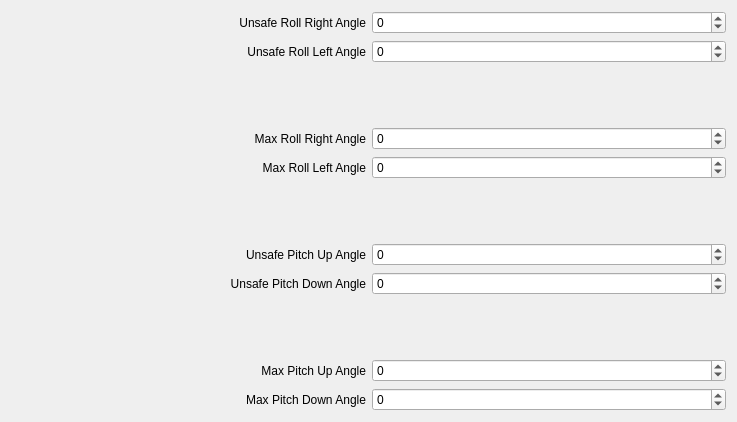
             <widget class="QWidget" name="scrollAreaWidgetContents_15">
              <property name="geometry">
               <rect>
                <x>0</x>
                <y>0</y>
                <width>737</width>
                <height>422</height>
               </rect>
              </property>
              <layout class="QGridLayout" name="gridLayout_30">
               <item row="10" column="0" colspan="2">
                <layout class="QHBoxLayout" name="horizontalLayout_84">
                 <item>
                  <widget class="QLabel" name="label_84">
                   <property name="text">
                    <string>Max Pitch Up Angle</string>
                   </property>
                   <property name="alignment">
                    <set>Qt::AlignRight|Qt::AlignTrailing|Qt::AlignVCenter</set>
                   </property>
                  </widget>
                 </item>
                 <item>
                  <widget class="QSpinBox" name="max_pitch_up">
                   <property name="minimum">
                    <number>-90</number>
                   </property>
                   <property name="maximum">
                    <number>90</number>
                   </property>
                  </widget>
                 </item>
                </layout>
               </item>
               <item row="11" column="0" colspan="2">
                <layout class="QHBoxLayout" name="horizontalLayout_85">
                 <item>
                  <widget class="QLabel" name="label_85">
                   <property name="text">
                    <string>Max Pitch Down Angle</string>
                   </property>
                   <property name="alignment">
                    <set>Qt::AlignRight|Qt::AlignTrailing|Qt::AlignVCenter</set>
                   </property>
                  </widget>
                 </item>
                 <item>
                  <widget class="QSpinBox" name="max_pitch_down">
                   <property name="minimum">
                    <number>-90</number>
                   </property>
                   <property name="maximum">
                    <number>90</number>
                   </property>
                  </widget>
                 </item>
                </layout>
               </item>
               <item row="1" column="0" colspan="2">
                <layout class="QHBoxLayout" name="horizontalLayout_77">
                 <item>
                  <widget class="QLabel" name="label_77">
                   <property name="text">
                    <string>Unsafe Roll Left Angle</string>
                   </property>
                   <property name="alignment">
                    <set>Qt::AlignRight|Qt::AlignTrailing|Qt::AlignVCenter</set>
                   </property>
                  </widget>
                 </item>
                 <item>
                  <widget class="QSpinBox" name="unsafe_roll_left">
                   <property name="minimum">
                    <number>-90</number>
                   </property>
                   <property name="maximum">
                    <number>90</number>
                   </property>
                  </widget>
                 </item>
                </layout>
               </item>
               <item row="7" column="0" colspan="2">
                <layout class="QHBoxLayout" name="horizontalLayout_80">
                 <item>
                  <widget class="QLabel" name="label_80">
                   <property name="text">
                    <string>Unsafe Pitch Up Angle</string>
                   </property>
                   <property name="alignment">
                    <set>Qt::AlignRight|Qt::AlignTrailing|Qt::AlignVCenter</set>
                   </property>
                  </widget>
                 </item>
                 <item>
                  <widget class="QSpinBox" name="unsafe_pitch_up">
                   <property name="minimum">
                    <number>-90</number>
                   </property>
                   <property name="maximum">
                    <number>90</number>
                   </property>
                  </widget>
                 </item>
                </layout>
               </item>
               <item row="5" column="0" colspan="2">
                <layout class="QHBoxLayout" name="horizontalLayout_79">
                 <item>
                  <widget class="QLabel" name="label_79">
                   <property name="text">
                    <string>Max Roll Left Angle</string>
                   </property>
                   <property name="alignment">
                    <set>Qt::AlignRight|Qt::AlignTrailing|Qt::AlignVCenter</set>
                   </property>
                  </widget>
                 </item>
                 <item>
                  <widget class="QSpinBox" name="max_roll_left">
                   <property name="minimum">
                    <number>-90</number>
                   </property>
                   <property name="maximum">
                    <number>90</number>
                   </property>
                  </widget>
                 </item>
                </layout>
               </item>
               <item row="6" column="0">
                <spacer name="verticalSpacer_2">
                 <property name="orientation">
                  <enum>Qt::Vertical</enum>
                 </property>
                 <property name="sizeHint" stdset="0">
                  <size>
                   <width>20</width>
                   <height>40</height>
                  </size>
                 </property>
                </spacer>
               </item>
               <item row="0" column="0" colspan="2">
                <layout class="QHBoxLayout" name="horizontalLayout_76">
                 <item>
                  <widget class="QLabel" name="label_76">
                   <property name="text">
                    <string>Unsafe Roll Right Angle</string>
                   </property>
                   <property name="alignment">
                    <set>Qt::AlignRight|Qt::AlignTrailing|Qt::AlignVCenter</set>
                   </property>
                  </widget>
                 </item>
                 <item>
                  <widget class="QSpinBox" name="unsafe_roll_right">
                   <property name="minimum">
                    <number>-90</number>
                   </property>
                   <property name="maximum">
                    <number>90</number>
                   </property>
                  </widget>
                 </item>
                </layout>
               </item>
               <item row="4" column="0" colspan="2">
                <layout class="QHBoxLayout" name="horizontalLayout_78">
                 <item>
                  <widget class="QLabel" name="label_78">
                   <property name="text">
                    <string>Max Roll Right Angle</string>
                   </property>
                   <property name="alignment">
                    <set>Qt::AlignRight|Qt::AlignTrailing|Qt::AlignVCenter</set>
                   </property>
                  </widget>
                 </item>
                 <item>
                  <widget class="QSpinBox" name="max_roll_right">
                   <property name="minimum">
                    <number>-90</number>
                   </property>
                   <property name="maximum">
                    <number>90</number>
                   </property>
                  </widget>
                 </item>
                </layout>
               </item>
               <item row="8" column="0" colspan="2">
                <layout class="QHBoxLayout" name="horizontalLayout_81">
                 <item>
                  <widget class="QLabel" name="label_81">
                   <property name="text">
                    <string>Unsafe Pitch Down Angle</string>
                   </property>
                   <property name="alignment">
                    <set>Qt::AlignRight|Qt::AlignTrailing|Qt::AlignVCenter</set>
                   </property>
                  </widget>
                 </item>
                 <item>
                  <widget class="QSpinBox" name="unsafe_pitch_down">
                   <property name="minimum">
                    <number>-90</number>
                   </property>
                   <property name="maximum">
                    <number>90</number>
                   </property>
                  </widget>
                 </item>
                </layout>
               </item>
               <item row="2" column="0">
                <spacer name="verticalSpacer">
                 <property name="orientation">
                  <enum>Qt::Vertical</enum>
                 </property>
                 <property name="sizeHint" stdset="0">
                  <size>
                   <width>20</width>
                   <height>40</height>
                  </size>
                 </property>
                </spacer>
               </item>
               <item row="9" column="0">
                <spacer name="verticalSpacer_3">
                 <property name="orientation">
                  <enum>Qt::Vertical</enum>
                 </property>
                 <property name="sizeHint" stdset="0">
                  <size>
                   <width>20</width>
                   <height>40</height>
                  </size>
                 </property>
                </spacer>
               </item>
              </layout>
             </widget>
